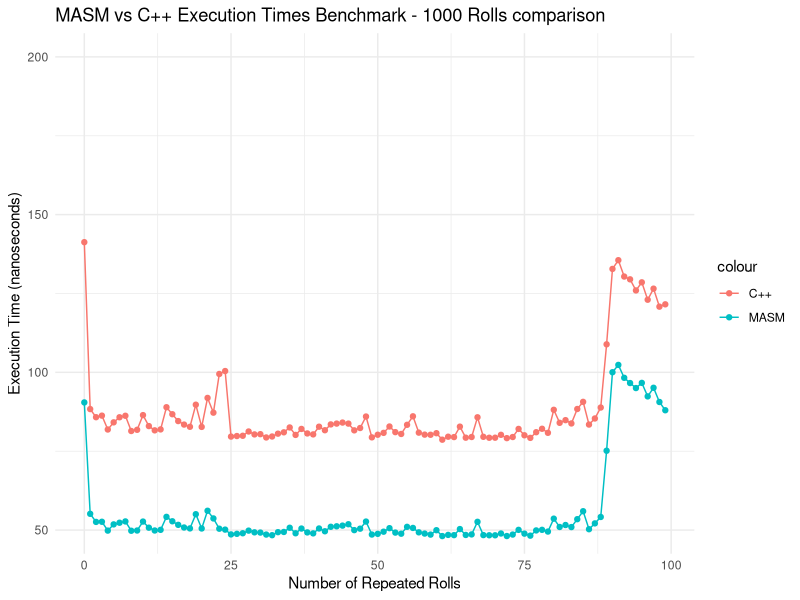

This chart was generated by the following R code:
library(ggplot2)

ExeTimes <- read.csv("benchmark.csv")

# ggplot(ExeTimes, aes(x = Rolls)) +
#   geom_line(aes(y = Cpp, color = "C++")) +
#   geom_line(aes(y = Masm, color = "MASM")) +
#   geom_point(aes(y = Cpp, color = "C++")) +
#   geom_point(aes(y = Masm, color = "MASM")) +
#   labs(
#     title = "MASM vs C++ Execution Times Benchmark",
#     x = "Number of Rolls",
#     y = "Execution Time (nanoseconds)"
#   ) +
#   coord_cartesian(ylim = c(50,300)) +
#   theme_minimal()

ggplot(ExeTimes, aes(x = Rolls)) +
  geom_line(aes(y = Cpp, color = "C++")) +
  geom_line(aes(y = Masm, color = "MASM")) +
  geom_point(aes(y = Cpp, color = "C++")) +
  geom_point(aes(y = Masm, color = "MASM")) +
  labs(
    title = "MASM vs C++ Execution Times Benchmark - 1000 Rolls comparison",
    x = "Number of Repeated Rolls",
    y = "Execution Time (nanoseconds)"
  ) +
  coord_cartesian(ylim = c(50,200)) +
  theme_minimal()

